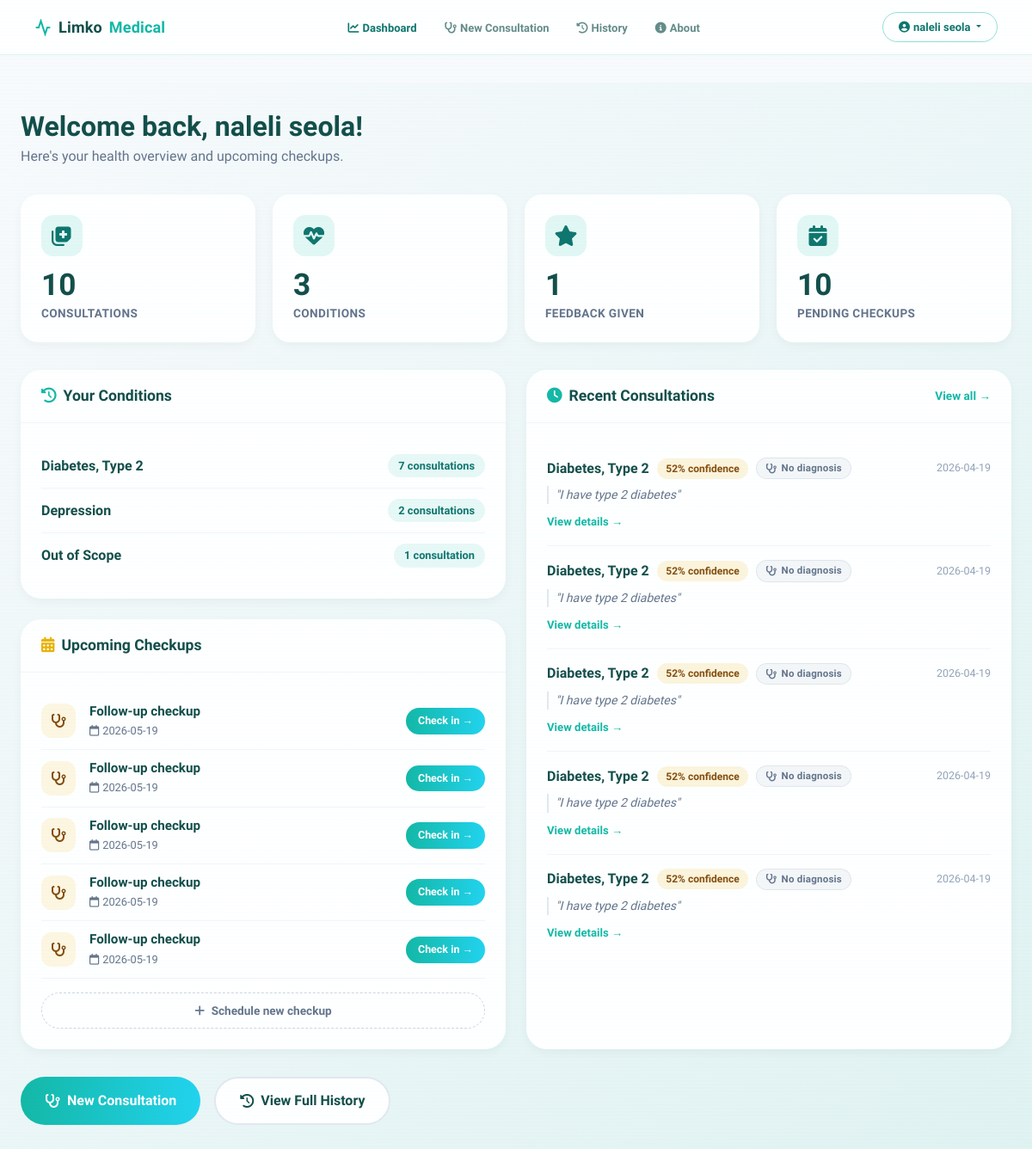
The app's page /dashboard (signed in) with its own data.
### tables this page shows
CREATE TABLE users (
                    user_id TEXT PRIMARY KEY,
                    email TEXT UNIQUE,
                    full_name TEXT,
                    password_hash TEXT,
                    age INTEGER,
                    gender TEXT,
                    created_at TIMESTAMP DEFAULT CURRENT_TIMESTAMP,
                    last_login TIMESTAMP
                );

CREATE TABLE checkups (
                    checkup_id INTEGER PRIMARY KEY AUTOINCREMENT,
                    user_id TEXT NOT NULL,
                    consultation_id INTEGER,
                    scheduled_date DATE,
                    status TEXT DEFAULT 'pending',
                    notes TEXT,
                    created_at TIMESTAMP DEFAULT CURRENT_TIMESTAMP, feeling TEXT, severity INTEGER, medication_adherence TEXT,
                    FOREIGN KEY (user_id) REFERENCES users(user_id),
                    FOREIGN KEY (consultation_id) REFERENCES consultations(consultation_id)
                );

CREATE TABLE consultations (
                    consultation_id INTEGER PRIMARY KEY AUTOINCREMENT,
                    user_id TEXT NOT NULL,
                    symptoms TEXT NOT NULL,
                    predicted_condition TEXT NOT NULL,
                    confidence REAL NOT NULL,
                    recommendations TEXT,
                    created_at TIMESTAMP DEFAULT CURRENT_TIMESTAMP, user_diagnosis TEXT, diagnosis_agreement TEXT,
                    FOREIGN KEY (user_id) REFERENCES users(user_id)
                );

### web/routes.py (the view)
@main_bp.route('/dashboard')
@login_required
def dashboard():
    history_service = get_history_service()
    auth_service = get_auth_service()
    user_id = session['user_id']
    user = auth_service.get_user_profile(user_id)
    consultations = history_service.get_user_history(user_id, limit=10)
    checkups = history_service.get_upcoming_checkups(user_id)
    previous_conditions = history_service.get_previous_conditions(user_id)
    stats = history_service.get_user_stats(user_id)
    return render_template('dashboard.html',
                           user=user,
                           consultations=consultations,
                           checkups=checkups,
                           previous_conditions=previous_conditions,
                           stats=stats)

### web/routes.py (called while the page is built)
def login_required(f):
    @wraps(f)
    def decorated_function(*args, **kwargs):
        if 'user_id' not in session:
            flash('Please sign in to access this page.', 'error')
            return redirect(url_for('main.login'))
        return f(*args, **kwargs)
    return decorated_function

def get_history_service():
    if not hasattr(current_app, '_history'):
        current_app._history = HistoryService()
    return current_app._history

def get_auth_service():
    if not hasattr(current_app, '_auth'):
        current_app._auth = AuthService()
    return current_app._auth

### web/services/auth_service.py (called while the page is built)
    def get_user_profile(self, user_id):
        with sqlite3.connect(self.db_path) as conn:
            cursor = conn.cursor()
            cursor.execute('''
                SELECT user_id, email, full_name, age, gender, created_at, last_login
                FROM users WHERE user_id = ?
            ''', (user_id,))
            row = cursor.fetchone()
            if row:
                return {
                    'user_id': row[0],
                    'email': row[1],
                    'full_name': row[2],
                    'age': row[3],
                    'gender': row[4],
                    'created_at': row[5],
                    'last_login': row[6]
                }
            return None

### web/services/history_service.py (called while the page is built)
    def get_previous_conditions(self, user_id):
        with sqlite3.connect(self.db_path) as conn:
            cursor = conn.cursor()
            cursor.execute('''
                SELECT DISTINCT predicted_condition, COUNT(*) as count, MAX(created_at)
                FROM consultations
                WHERE user_id = ?
                GROUP BY predicted_condition
                ORDER BY MAX(created_at) DESC
            ''', (user_id,))
            return [{'condition': row[0], 'count': row[1]} for row in cursor.fetchall()]

### web/templates/dashboard.html (shortened to what this page needs)
{% extends "base.html" %}
{% block navbar %}
<nav class="main-nav" style="margin-bottom:2rem;">
    <a href="{{ url_for('main.dashboard') }}" class="main-nav-logo">
        <svg viewBox="0 0 24 24" fill="none" stroke="#14b8a6" stroke-width="2.5">
            <polyline points="22 12 18 12 15 21 9 3 6 12 2 12"/>
        </svg>
        Limko<span>Medical</span>
    </a>
    <ul class="main-nav-links">
        <li><a href="{{ url_for('main.dashboard') }}" class="{% if request.endpoint == 'main.dashboard' %}active{% endif %}"><i class="fas fa-chart-line me-1"></i>Dashboard</a></li>
        <li><a href="{{ url_for('main.predict') }}" class="{% if request.endpoint == 'main.predict' %}active{% endif %}"><i class="fas fa-stethoscope me-1"></i>New Consultation</a></li>
        <li><a href="{{ url_for('main.history') }}" class="{% if request.endpoint == 'main.history' %}active{% endif %}"><i class="fas fa-history me-1"></i>History</a></li>
        <li><a href="{{ url_for('main.about') }}" class="{% if request.endpoint == 'main.about' %}active{% endif %}"><i class="fas fa-info-circle me-1"></i>About</a></li>
    </ul>
    <div class="main-nav-actions">
        {% if user %}
        <div class="dropdown">
            <button class="nav-btn-ghost dropdown-toggle" type="button" id="userDropdown" data-bs-toggle="dropdown" aria-expanded="false">
                <i class="fas fa-user-circle me-1"></i>{{ user.full_name or user.email.split('@')[0] }}
            </button>
        </div>
        {% else %}
        <a href="{{ url_for('main.login') }}" class="nav-btn-ghost">Sign in</a>
        <a href="{{ url_for('main.predict') }}" class="nav-btn-fill">Get started</a>
        {% endif %}
    </div>
</nav>
{% endblock %}
{% block content %}
{% set ns = namespace(confirmed=0,accepted=0,overridden=0,conflict=0,with_diag=0) %}
{% for c in consultations %}
    {% if c.user_diagnosis %}
        {% set ns.with_diag = ns.with_diag + 1 %}
        {% if c.diagnosis_agreement == 'confirmed'  %}{% set ns.confirmed  = ns.confirmed  + 1 %}{% endif %}
        {% if c.diagnosis_agreement == 'accepted'   %}{% set ns.accepted   = ns.accepted   + 1 %}{% endif %}
        {% if c.diagnosis_agreement == 'overridden' %}{% set ns.overridden = ns.overridden + 1 %}{% endif %}
        {% if c.diagnosis_agreement == 'conflict'   %}{% set ns.conflict   = ns.conflict   + 1 %}{% endif %}
    {% endif %}
{% endfor %}
{% set conflict_consultations = consultations | selectattr('diagnosis_agreement','equalto','conflict') | list %}
<div class="dashboard-page">
  <div class="dashboard-container">
    <div class="welcome-header">
      <h1>Welcome back, {{ user.full_name or user.email.split('@')[0] }}!</h1>
      <p>Here's your health overview and upcoming checkups.</p>
    </div>
    <div class="stats-grid">
      <div class="stat-card">
        <div class="stat-icon"><i class="fas fa-notes-medical"></i></div>
        <div class="stat-value">{{ stats.total_consultations }}</div>
        <div class="stat-label">Consultations</div>
      </div>
      <div class="stat-card">
        <div class="stat-icon"><i class="fas fa-heartbeat"></i></div>
        <div class="stat-value">{{ stats.conditions_treated }}</div>
        <div class="stat-label">Conditions</div>
      </div>
      <div class="stat-card">
        <div class="stat-icon"><i class="fas fa-star"></i></div>
        <div class="stat-value">{{ stats.feedback_given }}</div>
        <div class="stat-label">Feedback Given</div>
      </div>
      <div class="stat-card">
        <div class="stat-icon"><i class="fas fa-calendar-check"></i></div>
        <div class="stat-value">{{ stats.pending_checkups }}</div>
        <div class="stat-label">Pending Checkups</div>
      </div>
    </div>
    <div class="dashboard-grid">
      <div>
        <div class="dashboard-card" style="margin-bottom:1.5rem;">
          <div class="card-header">
            <h3><i class="fas fa-history me-2" style="color:#14b8a6;"></i>Your Conditions</h3>
          </div>
          <div class="card-body">
            {% if previous_conditions %}
              {% for cond in previous_conditions %}
              <div class="condition-item">
                <span class="condition-name">{{ cond.condition }}</span>
                <span class="condition-count">{{ cond.count }} consultation{{ 's' if cond.count > 1 }}</span>
              </div>
              {% endfor %}
            {% else %}
              <div class="empty-state"><i class="fas fa-clipboard-list"></i><p>No conditions recorded yet.<br>Start a consultation to get started.</p></div>
            {% endif %}
          </div>
        </div>
        <div class="dashboard-card">
          <div class="card-header">
            <h3><i class="fas fa-calendar-alt me-2" style="color:#eab308;"></i>Upcoming Checkups</h3>
          </div>
          <div class="card-body">
            {% if checkups %}
              {% for checkup in checkups %}
              <div class="checkup-item">
                <div class="checkup-icon"><i class="fas fa-stethoscope"></i></div>
                <div class="checkup-info">
                  <h4>Follow-up checkup</h4>
                  <p><i class="far fa-calendar me-1"></i>{{ checkup.scheduled_date }}</p>
                </div>
                <button class="checkup-action-btn" onclick="openCheckupModal('{{ checkup.checkup_id }}','{{ checkup.scheduled_date }}')">Check in →</button>
              </div>
              {% endfor %}
            {% else %}
              <div class="empty-state"><i class="fas fa-calendar"></i><p>No upcoming checkups.<br>Schedule one after your next consultation!</p></div>
            {% endif %}
            <div style="margin-top:1rem;text-align:center;">
              <button onclick="openNewCheckupModal()" style="background:none;border:1.5px dashed #cbd5e1;color:#64748b;padding:10px 20px;border-radius:50px;font-size:0.85rem;font-weight:600;cursor:pointer;width:100%;transition:all .2s;" onmouseover="this.style.borderColor='#14b8a6';this.style.color='#0f766e';" onmouseout="this.style.borderColor='#cbd5e1';this.style.color='#64748b';">
                <i class="fas fa-plus me-1"></i> Schedule new checkup
              </button>
            </div>
          </div>
        </div>
      </div>
      <div class="dashboard-card">
        <div class="card-header">
          <h3><i class="fas fa-clock me-2" style="color:#14b8a6;"></i>Recent Consultations</h3>
          <a href="{{ url_for('main.history') }}">View all →</a>
        </div>
        <div class="card-body">
          {% if consultations %}
            {% for consult in consultations[:5] %}
            <div class="consultation-item">
              <div class="consultation-meta">
                <span class="consultation-condition">{{ consult.condition }}</span>
                {% set cl = 'High' if consult.confidence >= 0.7 else ('Moderate' if consult.confidence >= 0.5 else 'Low') %}
                <span class="consultation-confidence confidence-{{ cl|lower }}">{{ (consult.confidence * 100)|int }}% confidence</span>
                {% if consult.user_diagnosis %}
                  {% if consult.diagnosis_agreement == 'confirmed' %}<span class="diag-badge diag-confirmed"><i class="fas fa-check-circle"></i> Confirmed</span>
                  {% elif consult.diagnosis_agreement == 'accepted' %}<span class="diag-badge diag-accepted"><i class="fas fa-handshake"></i> Accepted</span>
                  {% elif consult.diagnosis_agreement == 'overridden' %}<span class="diag-badge diag-overridden"><i class="fas fa-user-md"></i> Dr. override</span>
                  {% elif consult.diagnosis_agreement == 'conflict' %}<span class="diag-badge diag-conflict"><i class="fas fa-exclamation-triangle"></i> Conflict</span>
                  {% endif %}
                {% else %}
                  <span class="diag-badge diag-none"><i class="fas fa-stethoscope"></i> No diagnosis</span>
                {% endif %}
                <span class="consultation-date">{{ consult.created_at[:10] }}</span>
              </div>
              <div class="consultation-symptoms">"{{ consult.symptoms[:100] }}{% if consult.symptoms|length > 100 %}...{% endif %}"</div>
              <a href="#" class="consultation-link">View details →</a>
            </div>
            {% endfor %}
          {% else %}
            <div class="empty-state"><i class="fas fa-notes-medical"></i><p>No consultations yet.<br>Start your first consultation now!</p></div>
          {% endif %}
        </div>
      </div>
    </div>
    <div class="action-buttons">
      <a href="{{ url_for('main.predict') }}" class="btn-primary-large"><i class="fas fa-stethoscope"></i> New Consultation</a>
      <a href="{{ url_for('main.history') }}" class="btn-secondary-large"><i class="fas fa-history"></i> View Full History</a>
    </div>
  </div>
</div>
{% endblock %}

### web/templates/base.html (shortened to what this page needs)
<!DOCTYPE html>
<html lang="en">
<head>
    <link href="https://cdn.jsdelivr.net/npm/bootstrap@5.3.0/dist/css/bootstrap.min.css" rel="stylesheet">
    <link rel="stylesheet" href="https://cdnjs.cloudflare.com/ajax/libs/font-awesome/6.4.0/css/all.min.css">
    <link rel="stylesheet" href="{{ url_for('static', filename='css/style.css') }}">
</head>
<body>
    {% block navbar %}{% endblock %}
    <main>
        {% block content %}{% endblock %}
    </main>
</body>
</html>

### web/static/css/style.css (style rules this page uses)
:root { --background: #020c14; --foreground: #d6f0f8; --muted: rgba(0, 210, 255, 0.06); --muted-fg: #6ba3b8; --border: rgba(0, 210, 255, 0.18); --border-strong: rgba(0, 210, 255, 0.35); --primary: #00d2ff; --primary-strong: #00b8e0; --primary-fg: #020c14; --accent: #00ffcc; --destructive: #ff4a4a; --card: rgba(0, 20, 35, 0.72); --gradient-glow: linear-gradient(135deg, #00d2ff, #00ffcc); --shadow-glow: 0 0 40px rgba(0, 210, 255, 0.22), 0 0 80px rgba(0, 255, 204, 0.1); --shadow-card: 0 8px 32px rgba(0, 0, 0, 0.6), 0 0 0 1px rgba(0, 210, 255, 0.12); --radius: 14px; }
* { box-sizing: border-box; margin: 0; padding: 0; }
html, body { background: var(--background); color: var(--foreground); font-family: "Exo 2", "Segoe UI", system-ui, sans-serif; -webkit-font-smoothing: antialiased; min-height: 100vh; }
a { color: inherit; text-decoration: none; }
button { font-family: inherit; cursor: pointer; border: none; background: none; color: inherit; }
body::after { content: ""; position: fixed; inset: 0; background: repeating-linear-gradient( 0deg, transparent, transparent 2px, rgba(0, 210, 255, 0.012) 2px, rgba(0, 210, 255, 0.012) 4px ); pointer-events: none; z-index: 9999; }

### web/templates/base.html (style rules this page uses)
*, *::before, *::after { box-sizing: border-box; }
body { font-family: 'Plus Jakarta Sans', system-ui, sans-serif; background: #f8fafc; color: #134e4a; margin: 0; }
.main-nav { position: sticky; top: 0; z-index: 100; height: 64px; padding: 0 2.5rem; display: flex; align-items: center; justify-content: space-between; background: rgba(255,255,255,0.9); backdrop-filter: blur(14px); -webkit-backdrop-filter: blur(14px); border-bottom: 1px solid rgba(20,184,166,0.15); }
.main-nav-logo { display: flex; align-items: center; gap: 8px; font-size: 18px; font-weight: 800; color: #134e4a; text-decoration: none; letter-spacing: 0.01em; }
.main-nav-logo span { color: #14b8a6; }
.main-nav-logo svg { width: 20px; height: 20px; }
.main-nav-links { display: flex; gap: 2rem; list-style: none; margin: 0; padding: 0; }
.main-nav-links a { font-size: 13px; font-weight: 600; color: #134e4a; text-decoration: none; opacity: 0.65; transition: opacity 0.2s, color 0.2s; }
.main-nav-links a:hover, .main-nav-links a.active { opacity: 1; color: #0f766e; }
.main-nav-actions { display: flex; align-items: center; gap: 10px; }
.nav-btn-ghost { background: transparent; border: 1.5px solid rgba(20,184,166,0.45); color: #0f766e; padding: 7px 18px; border-radius: 50px; font-size: 13px; font-weight: 700; cursor: pointer; font-family: inherit; }

### records on screen
users: full_name "naleli seola"
checkups: scheduled_date "2026-05-19"
checkups: scheduled_date "2026-05-19"
checkups: scheduled_date "2026-05-19"
checkups: scheduled_date "2026-05-19"
checkups: scheduled_date "2026-05-19"
consultations: condition "Diabetes, Type 2", (consult.confidence*100)|int "52", created_at "2026-04-19", symptoms "I have type 2 diabetes"
consultations: condition "Diabetes, Type 2", (consult.confidence*100)|int "52", created_at "2026-04-19", symptoms "I have type 2 diabetes"
consultations: condition "Diabetes, Type 2", (consult.confidence*100)|int "52", created_at "2026-04-19", symptoms "I have type 2 diabetes"
consultations: condition "Diabetes, Type 2", (consult.confidence*100)|int "52", created_at "2026-04-19", symptoms "I have type 2 diabetes"
consultations: condition "Diabetes, Type 2", (consult.confidence*100)|int "52", created_at "2026-04-19", symptoms "I have type 2 diabetes"

### other values on screen
{{ stats.total_consultations }} "10"
{{ stats.conditions_treated }} "3"
{{ stats.feedback_given }} "1"
{{ stats.pending_checkups }} "10"
{{ cond.condition }} "Diabetes, Type 2" "Depression" "Out of Scope"
{{ cond.count }} "7" "2" "1"
{{ 's' if cond.count > 1 }} "s" "s"
